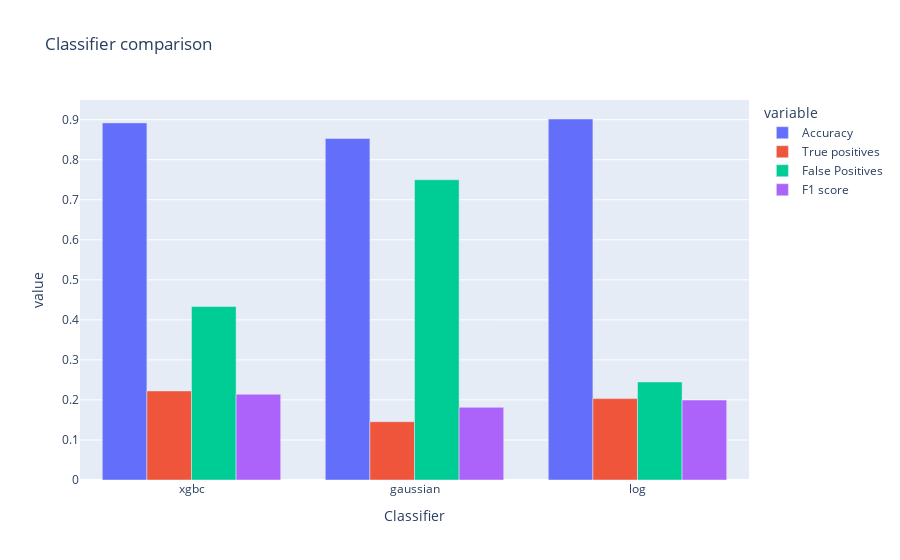

This figure's notebook cell:
### Code cell
fig = px.bar(classifer_score_df, y=['Accuracy', 'True positives', 'False Positives', 'F1 score'], x='Classifier', barmode='group', title='Classifier comparison')
fig.show()

display(HTML('''<ol>
            <li><strong>Accuracy</strong>: correctly predicted shots / total shots</li>
            <li><strong>True positives</strong>: correctly classified goals / actual goals</li>
            <li><strong>False positives</strong>: incorrectly classified goals / actual goals</li>
            <li><strong>F1 score</strong>: F1 score of the classifier</li>
        </ol><br>
        Accuracy is not a reliable metric in this case due to uneven label numbers.<br>
        We instead rely on F1 scores while keeping an eye on True positives and False positives.<br>
        F1 scores for all three models are similar, we focus on True positives as a secondary metric since 
        our aim is to correctly predict goals.
        <br><br>
        <strong>From the data we can conclude that a GradientBoostingClassifier is the best option for 
        this classification.</strong>'''))

### Figure 1 — Plotly figure (JSON) as saved in the notebook; plotly's stock layout.template omitted (floating-point values rounded to 4 significant figures)
{"data": [{"alignmentgroup": "True", "hovertemplate": "variable=Accuracy<br>Classifier=%{x}<br>value=%{y}<extra></extra>", "legendgroup": "Accuracy", "marker": {"color": "#636efa"}, "name": "Accuracy", "offsetgroup": "Accuracy", "orientation": "v", "showlegend": true, "textposition": "auto", "type": "bar", "x": ["xgbc", "gaussian", "log"], "xaxis": "x", "y": [0.8921, 0.8529, 0.9018], "yaxis": "y"}, {"alignmentgroup": "True", "hovertemplate": "variable=True positives<br>Classifier=%{x}<br>value=%{y}<extra></extra>", "legendgroup": "True positives", "marker": {"color": "#EF553B"}, "name": "True positives", "offsetgroup": "True positives", "orientation": "v", "showlegend": true, "textposition": "auto", "type": "bar", "x": ["xgbc", "gaussian", "log"], "xaxis": "x", "y": [0.2225, 0.1456, 0.2033], "yaxis": "y"}, {"alignmentgroup": "True", "hovertemplate": "variable=False Positives<br>Classifier=%{x}<br>value=%{y}<extra></extra>", "legendgroup": "False Positives", "marker": {"color": "#00cc96"}, "name": "False Positives", "offsetgroup": "False Positives", "orientation": "v", "showlegend": true, "textposition": "auto", "type": "bar", "x": ["xgbc", "gaussian", "log"], "xaxis": "x", "y": [0.4336, 0.75, 0.2449], "yaxis": "y"}, {"alignmentgroup": "True", "hovertemplate": "variable=F1 score<br>Classifier=%{x}<br>value=%{y}<extra></extra>", "legendgroup": "F1 score", "marker": {"color": "#ab63fa"}, "name": "F1 score", "offsetgroup": "F1 score", "orientation": "v", "showlegend": true, "textposition": "auto", "type": "bar", "x": ["xgbc", "gaussian", "log"], "xaxis": "x", "y": [0.2141, 0.1815, 0.1997], "yaxis": "y"}], "layout": {"barmode": "group", "legend": {"title": {"text": "variable"}, "tracegroupgap": 0}, "title": {"text": "Classifier comparison"}, "xaxis": {"anchor": "y", "domain": [0, 1], "title": {"text": "Classifier"}}, "yaxis": {"anchor": "x", "domain": [0, 1], "title": {"text": "value"}}}}
